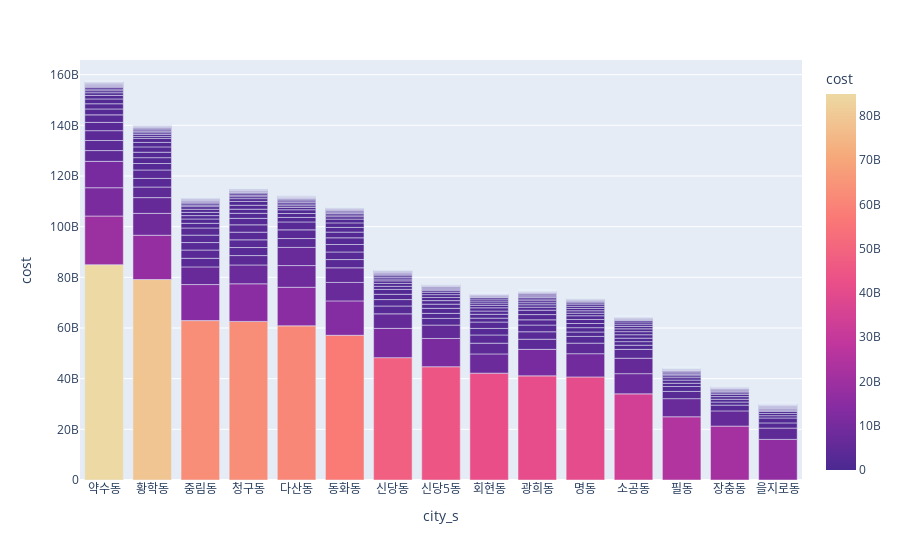

Here is the notebook cell this chart was saved with:
### Code cell
# 그래프 그리기
fig = px.bar(cost_sum_by_city,
    x=cost_sum_by_city.index,
    y=cost_sum_by_city.cost,
    color=cost_sum_by_city.cost,
    color_continuous_scale='agsunset',
    labels={'x': 'Area', 'y': 'Costs', 'color': 'Costs(B)'},
    hover_data={'code_m': True},  # hover 시 나타낼 정보
)
fig.show()

### Figure 1 — Plotly figure (JSON) as saved in the notebook; plotly's stock layout.template omitted (floating-point values rounded to 4 significant figures; data arrays with more than 128 entries replaced by an {"elided": "..."} marker saying what was removed)
{"data": [{"alignmentgroup": "True", "customdata": {"elided": "625x1 str values"}, "hovertemplate": "city_s=%{x}<br>cost=%{marker.color}<br>code_m=%{customdata[0]}<extra></extra>", "legendgroup": "", "marker": {"color": {"elided": "625 int values"}, "coloraxis": "coloraxis", "pattern": {"shape": ""}}, "name": "", "offsetgroup": "", "orientation": "v", "showlegend": false, "textposition": "auto", "type": "bar", "x": {"elided": "625 str values"}, "xaxis": "x", "y": {"elided": "625 int values"}, "yaxis": "y"}], "layout": {"barmode": "relative", "coloraxis": {"colorbar": {"title": {"text": "cost"}}, "colorscale": [[0, "rgb(75, 41, 145)"], [0.1667, "rgb(135, 44, 162)"], [0.3333, "rgb(192, 54, 157)"], [0.5, "rgb(234, 79, 136)"], [0.6667, "rgb(250, 120, 118)"], [0.8333, "rgb(246, 169, 122)"], [1, "rgb(237, 217, 163)"]]}, "legend": {"tracegroupgap": 0}, "margin": {"t": 60}, "xaxis": {"anchor": "y", "domain": [0, 1], "title": {"text": "city_s"}}, "yaxis": {"anchor": "x", "domain": [0, 1], "title": {"text": "cost"}}}}
